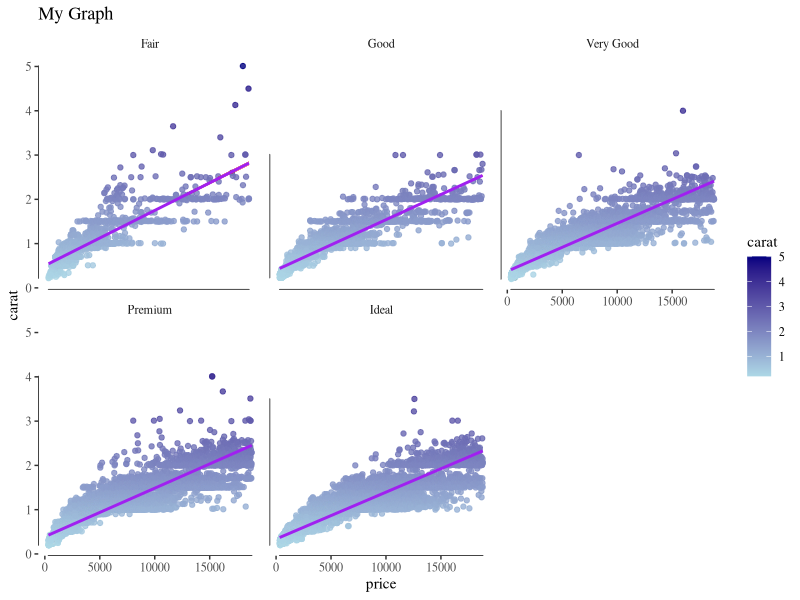
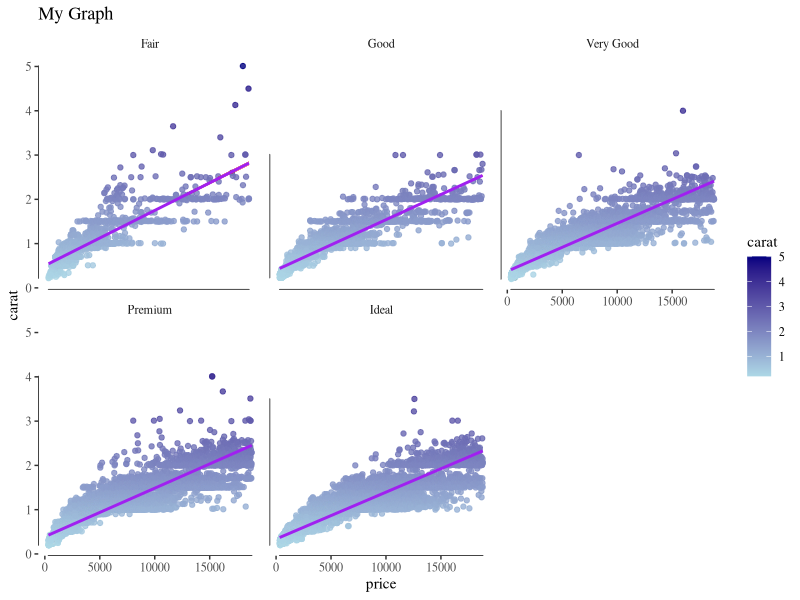

Recreate these plots in R, in order.
plotScatterChart <- function(data,x,y,title,scale=y,h=6,w=6,color=FALSE,line=FALSE,facet=NULL,professional=FALSE) {

    require(ggplot2);
    require(ggthemes);

	plot <- ggplot(data, aes_string(x=x, y=y)) + 
		xlab(x) +
		ylab(y) +
		ggtitle(title);

	if(color) {
		plot <- plot + 
			geom_point(aes_string(color=scale),alpha=0.8) +
			scale_color_gradient(low="lightblue",high="navy");
			
		if(line){
			plot <- plot + 
				geom_smooth(method="lm",fill="red",color="purple")
		}

	} else {
		plot <- plot + 
			geom_point();
	
		if(line){
			plot <- plot +
				geom_smooth(method="lm",color="red");
		}		

	}
	
	if(!is.null(facet)){
	    facets <- as.formula(paste("~",facet))
	    plot <- plot + facet_wrap(facets);
	}

	if(professional){
		plot <- plot + 
			geom_rangeframe() +
			theme_tufte();
	}

	ggsave(file="scatter_plot.svg", plot=plot, height=h, width=w);
			
	return(plot);
}

#plotScatterChart(data=diamonds,x="price",y="carat",title="My Graph",facet="cut",color=TRUE,line=TRUE,professional=TRUE)
plotScatterChart(data=diamonds,x="price",y="carat",title="My Graph",facet="cut",professional=TRUE,line=TRUE,color=TRUE)
